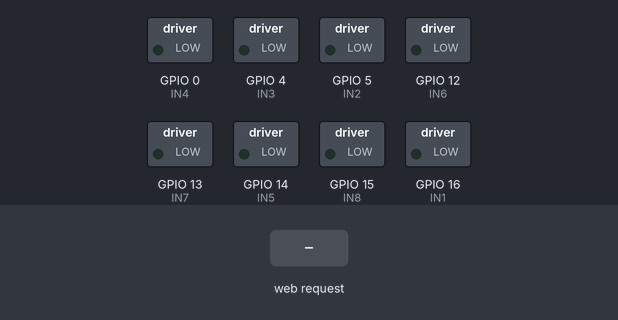
A sketch run on a simulated ESP8266 (NodeMCU). Parts: switched loads named in the sketch (green lamp = pin HIGH). The test bench sets the inputs (shaded band). WiFi joins after 1.5 s; servers stay silent unless stated; what the sketch prints to the serial monitor is not drawn.

Above: at 2.7 s.
2.8 s: HTTP request GET /front received
At 3.9 s:
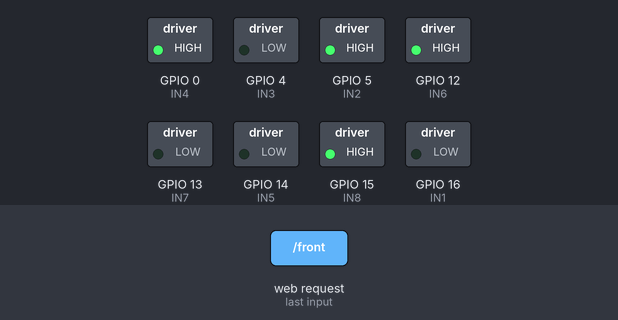
4.3 s: HTTP request GET /back received
At 5.1 s:
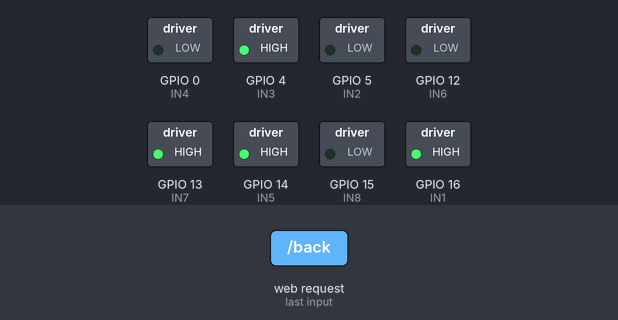
5.8 s: HTTP request GET /left received
At 6.2 s:
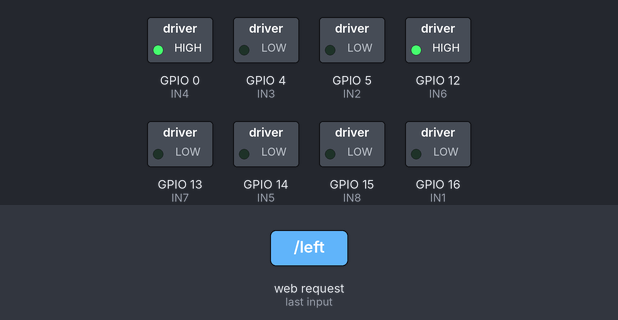
7.3 s: HTTP request GET /right received
At 8.5 s:
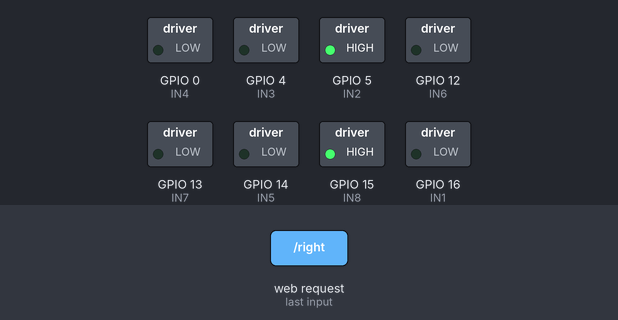
8.8 s: HTTP request GET /stop received
At 9.6 s:
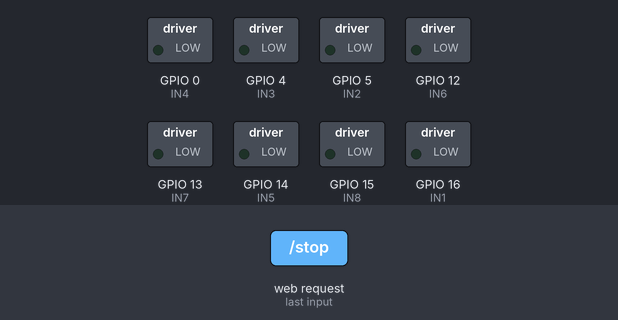
Timing chart, 0 to 11.3 s (numbered marks = the images above; inputs shaded):
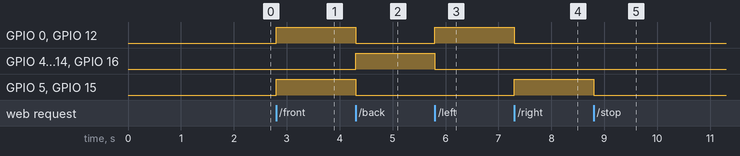

The sketch:

sketch_may25aRobot.ino
```cpp
#include <ESP8266WiFi.h>
int IN1 = 16;
int IN2 = 5;
int IN3 = 4;
int IN4 = 0;
int IN5 = 14;
int IN6 = 12;
int IN7 = 13;
int IN8 = 15;

int trigger=3;
int echo=2;
int opcion =5;
int cm=0;
String request="";
//a que red se conecta, en este ejemplo es la red de mi celular
const char* ssid = "APX";
const char* password = "12354678";
//const char* ssid = "INFINITUM743N_2.4";
//const char* password = "2wnjJqUMFP";
int ledPin = 13; // GPIO13
WiFiServer server(80);
void setup() {
  //inicializa el serial para evitar pedos
  Serial.begin(115200);
  delay(10);
  pinMode(ledPin, OUTPUT);
  digitalWrite(ledPin, LOW);
  pinMode(IN1, OUTPUT);
  pinMode(IN2, OUTPUT);
  pinMode(IN3, OUTPUT);
  pinMode(IN4, OUTPUT);
  pinMode(trigger, OUTPUT);
  pinMode(echo, INPUT);
  pinMode(IN5, OUTPUT);
  pinMode(IN6, OUTPUT);
  pinMode(IN7, OUTPUT);
  pinMode(IN8, OUTPUT);
  detenerse();
  // Conectado con  Red WiFi
  Serial.println();
  Serial.print("Conectando con ");
  Serial.println(ssid);
  WiFi.begin(ssid, password);
  while (WiFi.status() != WL_CONNECTED) {
    delay(500);
    Serial.print(".");
  }
  Serial.println("");
  Serial.println("WiFi conectada ");
  // Start the server
  server.begin();
  Serial.println("Servidor Conectado");
  // imprime la ip que define
  Serial.print("Use la siguiente URL para conectarse : ");
  Serial.print("http://");
  Serial.print(WiFi.localIP());
  Serial.println("/");

}
void loop() {

  WiFiClient client = server.available();
  if(client.available()>0){
    request = client.readStringUntil('\r');
  }
  if (request.indexOf("/front") != -1)  {
    opcion=1;
  }
  if (request.indexOf("/back") != -1)  {
    opcion=2;
  }
  if (request.indexOf("/left") != -1)  {
    opcion=3;
  }
  if (request.indexOf("/right") != -1)  {
    opcion=4;
  }
  if (request.indexOf("/stop") != -1)  {
    opcion=5;
  }
  if (request.indexOf("/sensor") != -1)  {
    cm = ping(trigger, echo);

    client.println("HTTP/1.1 200 OK");
    client.println("Content-Type: text/html");
    client.println(""); //  Comillas importantes.
    if (cm <= 30){
        client.print(cm);
    }else{
      client.print("....");
    }
    client.println(" cm");
  }


  switch(opcion){
    case 1: avanza(); break;
    case 2: reversa(); break;
    case 3: giro_IZQ(); break;
    case 4: giro_DER(); break;
    case 5: detenerse(); break;
    default: detenerse(); break;

  }

}

void reversa(){
    digitalWrite (IN1, HIGH);
    digitalWrite (IN2, LOW);
    digitalWrite (IN3, HIGH);
    digitalWrite (IN4, LOW);
    digitalWrite (IN5, HIGH);
    digitalWrite (IN6, LOW);
    digitalWrite (IN7, HIGH);
    digitalWrite (IN8, LOW);
}
void avanza(){
    digitalWrite (IN2, HIGH);
    digitalWrite (IN1, LOW);
    digitalWrite (IN4, HIGH);
    digitalWrite (IN3, LOW);
    digitalWrite (IN6, HIGH);
    digitalWrite (IN5, LOW);
    digitalWrite (IN8, HIGH);
    digitalWrite (IN7, LOW);
}

void giro_IZQ(){
      digitalWrite (IN1, LOW);
      digitalWrite (IN2, LOW);
      digitalWrite (IN3, LOW);
      digitalWrite (IN4, HIGH);

      digitalWrite (IN6, HIGH);
      digitalWrite (IN5, LOW);
      digitalWrite (IN7, LOW);
      digitalWrite (IN8, LOW);
}

void giro_DER(){
      digitalWrite (IN1, LOW);
      digitalWrite (IN2, HIGH);
      digitalWrite (IN3, LOW);
      digitalWrite (IN4, LOW);

      digitalWrite (IN6, LOW);
      digitalWrite (IN5, LOW);
      digitalWrite (IN8, HIGH);
      digitalWrite (IN7, LOW);
}

void detenerse(){
    digitalWrite (IN1, LOW);
    digitalWrite (IN2, LOW);
    digitalWrite (IN3, LOW);
    digitalWrite (IN4, LOW);
     digitalWrite (IN5, LOW);
    digitalWrite (IN6, LOW);
    digitalWrite (IN7, LOW);
    digitalWrite (IN8, LOW);
}

int ping(int TriggerPin, int EchoPin) {
   long duration, distanceCm;
   digitalWrite(TriggerPin,LOW);
   delayMicroseconds(4);
   digitalWrite(TriggerPin, HIGH);
   delayMicroseconds(10);
   digitalWrite(TriggerPin, LOW);
   duration = pulseIn(EchoPin, HIGH);
   distanceCm = duration * 10 / 292/ 2;
   return distanceCm;
}
```

Measured:
- after the input at 2.8 s, GPIO 0 (IN4), GPIO 5 (IN2), GPIO 12 (IN6), GPIO 15 (IN8): LOW → HIGH at once
- after the input at 4.3 s, GPIO 0 (IN4), GPIO 5 (IN2), GPIO 12 (IN6), GPIO 15 (IN8): HIGH → LOW at once; GPIO 4 (IN3), GPIO 13 (IN7), GPIO 14 (IN5), GPIO 16 (IN1): LOW → HIGH at once
- after the input at 5.8 s, GPIO 0 (IN4), GPIO 12 (IN6): LOW → HIGH at once; GPIO 4 (IN3), GPIO 13 (IN7), GPIO 14 (IN5), GPIO 16 (IN1): HIGH → LOW at once
- after the input at 7.3 s, GPIO 0 (IN4), GPIO 12 (IN6): HIGH → LOW at once; GPIO 5 (IN2), GPIO 15 (IN8): LOW → HIGH at once
- after the input at 8.8 s, GPIO 5 (IN2), GPIO 15 (IN8): HIGH → LOW at once
